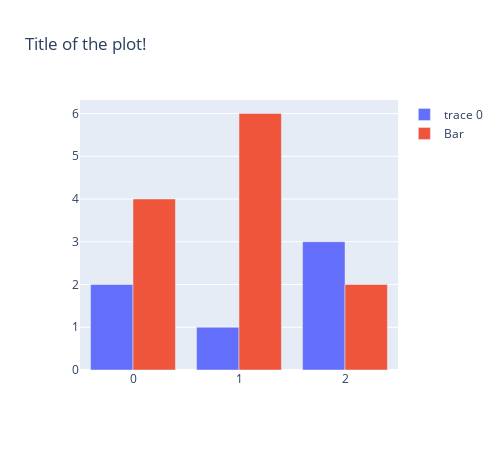

Here is the notebook cell this chart was saved with:
### Code cell
fig.add_trace(go.Bar(y=[4,6,2], name="Bar"))

### Figure 1 — Plotly figure (JSON) as saved in the notebook; plotly's stock layout.template omitted (floating-point values rounded to 4 significant figures)
{"data": [{"type": "bar", "y": [2, 1, 3]}, {"name": "Bar", "type": "bar", "y": [4, 6, 2]}], "layout": {"autosize": false, "height": 450, "title": {"text": "Title of the plot!"}, "width": 500, "xaxis": {"autorange": true, "range": [-0.5, 2.5]}, "yaxis": {"autorange": true, "range": [0, 6.316], "type": "linear"}}}
